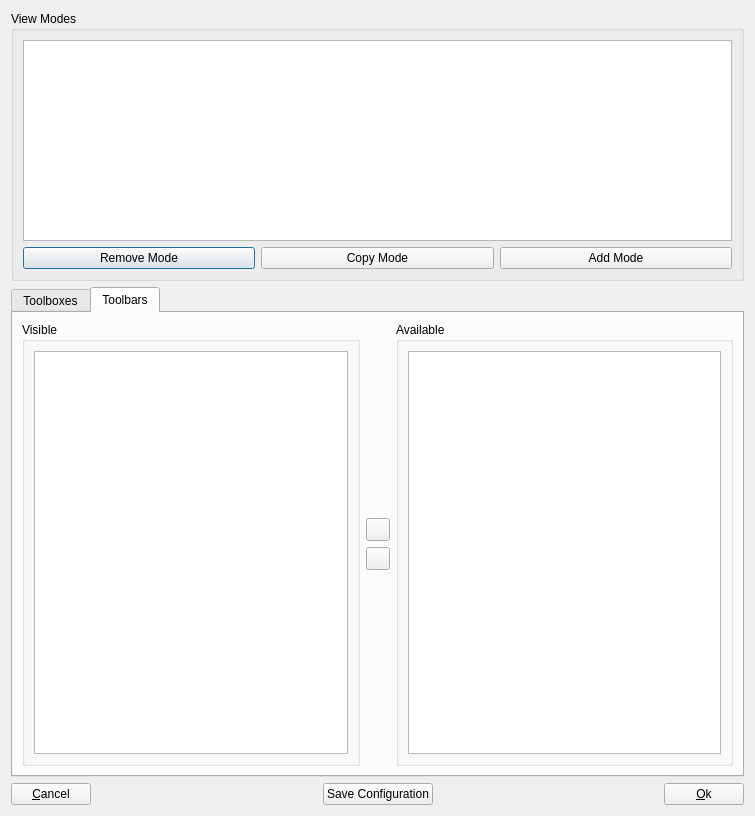
<?xml version="1.0" encoding="UTF-8"?>
<ui version="4.0">
 <class>viewMode</class>
 <widget class="QDialog" name="viewMode">
  <property name="geometry">
   <rect>
    <x>0</x>
    <y>0</y>
    <width>755</width>
    <height>816</height>
   </rect>
  </property>
  <property name="windowTitle">
   <string>Change View Mode</string>
  </property>
  <layout class="QVBoxLayout" name="verticalLayout">
   <item>
    <widget class="QGroupBox" name="groupBox_2">
     <property name="sizePolicy">
      <sizepolicy hsizetype="Preferred" vsizetype="Preferred">
       <horstretch>0</horstretch>
       <verstretch>1</verstretch>
      </sizepolicy>
     </property>
     <property name="minimumSize">
      <size>
       <width>0</width>
       <height>270</height>
      </size>
     </property>
     <property name="maximumSize">
      <size>
       <width>16777215</width>
       <height>16777215</height>
      </size>
     </property>
     <property name="baseSize">
      <size>
       <width>0</width>
       <height>0</height>
      </size>
     </property>
     <property name="title">
      <string>View Modes</string>
     </property>
     <layout class="QVBoxLayout" name="verticalLayout_2">
      <item>
       <widget class="QListWidget" name="viewModeList">
        <property name="baseSize">
         <size>
          <width>0</width>
          <height>0</height>
         </size>
        </property>
        <property name="alternatingRowColors">
         <bool>false</bool>
        </property>
        <property name="iconSize">
         <size>
          <width>125</width>
          <height>125</height>
         </size>
        </property>
        <property name="flow">
         <enum>QListView::LeftToRight</enum>
        </property>
        <property name="spacing">
         <number>15</number>
        </property>
        <property name="viewMode">
         <enum>QListView::IconMode</enum>
        </property>
        <property name="wordWrap">
         <bool>false</bool>
        </property>
       </widget>
      </item>
      <item>
       <layout class="QHBoxLayout" name="horizontalLayout_2">
        <item>
         <widget class="QPushButton" name="removeButton">
          <property name="text">
           <string>Remove Mode</string>
          </property>
         </widget>
        </item>
        <item>
         <widget class="QPushButton" name="copyButton">
          <property name="text">
           <string>Copy Mode</string>
          </property>
         </widget>
        </item>
        <item>
         <widget class="QPushButton" name="addButton">
          <property name="text">
           <string>Add Mode</string>
          </property>
         </widget>
        </item>
       </layout>
      </item>
     </layout>
    </widget>
   </item>
   <item>
    <widget class="QTabWidget" name="tabWidget">
     <property name="sizePolicy">
      <sizepolicy hsizetype="Expanding" vsizetype="Expanding">
       <horstretch>0</horstretch>
       <verstretch>2</verstretch>
      </sizepolicy>
     </property>
     <property name="currentIndex">
      <number>1</number>
     </property>
     <widget class="QWidget" name="tab">
      <attribute name="title">
       <string>Toolboxes</string>
      </attribute>
      <layout class="QVBoxLayout" name="verticalLayout_7">
       <item>
        <layout class="QHBoxLayout" name="horizontalLayout_3">
         <item>
          <widget class="QGroupBox" name="groupBox_3">
           <property name="title">
            <string>Visible</string>
           </property>
           <layout class="QVBoxLayout" name="verticalLayout_4">
            <item>
             <layout class="QGridLayout" name="_7">
              <item row="0" column="0">
               <widget class="QListWidget" name="toolboxList">
                <property name="showDropIndicator" stdset="0">
                 <bool>false</bool>
                </property>
                <property name="dragDropOverwriteMode">
                 <bool>false</bool>
                </property>
                <property name="dragDropMode">
                 <enum>QAbstractItemView::NoDragDrop</enum>
                </property>
                <property name="selectionMode">
                 <enum>QAbstractItemView::ExtendedSelection</enum>
                </property>
                <property name="movement">
                 <enum>QListView::Static</enum>
                </property>
                <property name="sortingEnabled">
                 <bool>false</bool>
                </property>
               </widget>
              </item>
              <item row="0" column="1">
               <layout class="QVBoxLayout" name="_8">
                <item>
                 <spacer>
                  <property name="orientation">
                   <enum>Qt::Vertical</enum>
                  </property>
                  <property name="sizeHint" stdset="0">
                   <size>
                    <width>20</width>
                    <height>40</height>
                   </size>
                  </property>
                 </spacer>
                </item>
                <item>
                 <widget class="QToolButton" name="upButton">
                  <property name="text">
                   <string/>
                  </property>
                 </widget>
                </item>
                <item>
                 <widget class="QToolButton" name="downButton">
                  <property name="text">
                   <string/>
                  </property>
                 </widget>
                </item>
                <item>
                 <spacer>
                  <property name="orientation">
                   <enum>Qt::Vertical</enum>
                  </property>
                  <property name="sizeHint" stdset="0">
                   <size>
                    <width>20</width>
                    <height>40</height>
                   </size>
                  </property>
                 </spacer>
                </item>
               </layout>
              </item>
             </layout>
            </item>
           </layout>
          </widget>
         </item>
         <item>
          <layout class="QVBoxLayout" name="_11">
           <item>
            <spacer>
             <property name="orientation">
              <enum>Qt::Vertical</enum>
             </property>
             <property name="sizeHint" stdset="0">
              <size>
               <width>20</width>
               <height>40</height>
              </size>
             </property>
            </spacer>
           </item>
           <item>
            <widget class="QToolButton" name="rightArrowToolbox">
             <property name="text">
              <string/>
             </property>
            </widget>
           </item>
           <item>
            <widget class="QToolButton" name="leftArrowToolbox">
             <property name="text">
              <string/>
             </property>
            </widget>
           </item>
           <item>
            <spacer>
             <property name="orientation">
              <enum>Qt::Vertical</enum>
             </property>
             <property name="sizeHint" stdset="0">
              <size>
               <width>20</width>
               <height>40</height>
              </size>
             </property>
            </spacer>
           </item>
          </layout>
         </item>
         <item>
          <widget class="QGroupBox" name="groupBox">
           <property name="title">
            <string>Available</string>
           </property>
           <layout class="QVBoxLayout" name="verticalLayout_3">
            <item>
             <widget class="QListWidget" name="availableToolboxes">
              <property name="selectionMode">
               <enum>QAbstractItemView::ExtendedSelection</enum>
              </property>
              <property name="sortingEnabled">
               <bool>true</bool>
              </property>
             </widget>
            </item>
           </layout>
          </widget>
         </item>
        </layout>
       </item>
      </layout>
     </widget>
     <widget class="QWidget" name="tab_2">
      <attribute name="title">
       <string>Toolbars</string>
      </attribute>
      <layout class="QHBoxLayout" name="horizontalLayout">
       <item>
        <widget class="QGroupBox" name="groupBox_4">
         <property name="title">
          <string>Visible</string>
         </property>
         <layout class="QVBoxLayout" name="verticalLayout_5">
          <item>
           <widget class="QListWidget" name="toolbarList">
            <property name="selectionMode">
             <enum>QAbstractItemView::ExtendedSelection</enum>
            </property>
           </widget>
          </item>
         </layout>
        </widget>
       </item>
       <item>
        <layout class="QVBoxLayout" name="_9">
         <item>
          <spacer>
           <property name="orientation">
            <enum>Qt::Vertical</enum>
           </property>
           <property name="sizeHint" stdset="0">
            <size>
             <width>20</width>
             <height>40</height>
            </size>
           </property>
          </spacer>
         </item>
         <item>
          <widget class="QToolButton" name="rightArrowToolbar">
           <property name="text">
            <string/>
           </property>
          </widget>
         </item>
         <item>
          <widget class="QToolButton" name="leftArrowToolbar">
           <property name="text">
            <string/>
           </property>
          </widget>
         </item>
         <item>
          <spacer>
           <property name="orientation">
            <enum>Qt::Vertical</enum>
           </property>
           <property name="sizeHint" stdset="0">
            <size>
             <width>20</width>
             <height>40</height>
            </size>
           </property>
          </spacer>
         </item>
        </layout>
       </item>
       <item>
        <widget class="QGroupBox" name="groupBox_5">
         <property name="title">
          <string>Available</string>
         </property>
         <layout class="QVBoxLayout" name="verticalLayout_6">
          <item>
           <widget class="QListWidget" name="availableToolbars">
            <property name="selectionMode">
             <enum>QAbstractItemView::ExtendedSelection</enum>
            </property>
            <property name="sortingEnabled">
             <bool>true</bool>
            </property>
           </widget>
          </item>
         </layout>
        </widget>
       </item>
      </layout>
     </widget>
    </widget>
   </item>
   <item>
    <layout class="QHBoxLayout" name="_10">
     <item>
      <widget class="QPushButton" name="cancelButton">
       <property name="text">
        <string>&amp;Cancel</string>
       </property>
      </widget>
     </item>
     <item>
      <spacer name="horizontalSpacer">
       <property name="orientation">
        <enum>Qt::Horizontal</enum>
       </property>
       <property name="sizeHint" stdset="0">
        <size>
         <width>40</width>
         <height>20</height>
        </size>
       </property>
      </spacer>
     </item>
     <item>
      <widget class="QPushButton" name="saveButton">
       <property name="text">
        <string>Save Configuration</string>
       </property>
      </widget>
     </item>
     <item>
      <spacer>
       <property name="orientation">
        <enum>Qt::Horizontal</enum>
       </property>
       <property name="sizeHint" stdset="0">
        <size>
         <width>40</width>
         <height>20</height>
        </size>
       </property>
      </spacer>
     </item>
     <item>
      <widget class="QPushButton" name="okButton">
       <property name="text">
        <string>&amp;Ok</string>
       </property>
      </widget>
     </item>
    </layout>
   </item>
  </layout>
 </widget>
 <resources/>
 <connections/>
</ui>
